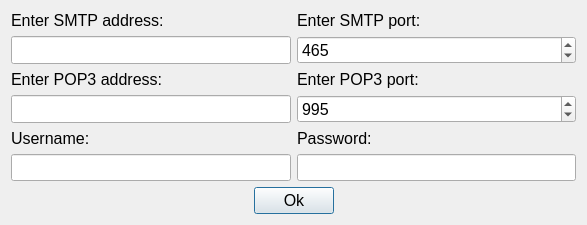
<?xml version="1.0" encoding="UTF-8"?>
<ui version="4.0">
 <class>PortDialog</class>
 <widget class="QDialog" name="PortDialog">
  <property name="geometry">
   <rect>
    <x>0</x>
    <y>0</y>
    <width>587</width>
    <height>221</height>
   </rect>
  </property>
  <property name="sizePolicy">
   <sizepolicy hsizetype="Preferred" vsizetype="Preferred">
    <horstretch>0</horstretch>
    <verstretch>0</verstretch>
   </sizepolicy>
  </property>
  <property name="font">
   <font>
    <pointsize>12</pointsize>
   </font>
  </property>
  <property name="windowTitle">
   <string>Log in</string>
  </property>
  <layout class="QGridLayout" name="gridLayout" rowstretch="5,5,5,1">
   <item row="2" column="1">
    <layout class="QVBoxLayout" name="verticalLayout_4">
     <item>
      <widget class="QLabel" name="label_4">
       <property name="font">
        <font>
         <pointsize>12</pointsize>
        </font>
       </property>
       <property name="text">
        <string>Password:</string>
       </property>
      </widget>
     </item>
     <item>
      <widget class="QLineEdit" name="password">
       <property name="sizePolicy">
        <sizepolicy hsizetype="Expanding" vsizetype="Expanding">
         <horstretch>0</horstretch>
         <verstretch>0</verstretch>
        </sizepolicy>
       </property>
       <property name="font">
        <font>
         <pointsize>12</pointsize>
        </font>
       </property>
       <property name="echoMode">
        <enum>QLineEdit::Password</enum>
       </property>
      </widget>
     </item>
    </layout>
   </item>
   <item row="0" column="0">
    <layout class="QVBoxLayout" name="verticalLayout">
     <item>
      <widget class="QLabel" name="label">
       <property name="sizePolicy">
        <sizepolicy hsizetype="Preferred" vsizetype="Fixed">
         <horstretch>0</horstretch>
         <verstretch>0</verstretch>
        </sizepolicy>
       </property>
       <property name="font">
        <font>
         <pointsize>12</pointsize>
        </font>
       </property>
       <property name="text">
        <string>Enter SMTP address:</string>
       </property>
      </widget>
     </item>
     <item>
      <widget class="QLineEdit" name="smtpAddress">
       <property name="sizePolicy">
        <sizepolicy hsizetype="Expanding" vsizetype="Expanding">
         <horstretch>0</horstretch>
         <verstretch>0</verstretch>
        </sizepolicy>
       </property>
       <property name="font">
        <font>
         <pointsize>12</pointsize>
        </font>
       </property>
      </widget>
     </item>
    </layout>
   </item>
   <item row="2" column="0">
    <layout class="QVBoxLayout" name="verticalLayout_3">
     <item>
      <widget class="QLabel" name="label_3">
       <property name="font">
        <font>
         <pointsize>12</pointsize>
        </font>
       </property>
       <property name="text">
        <string>Username:</string>
       </property>
      </widget>
     </item>
     <item>
      <widget class="QLineEdit" name="username">
       <property name="sizePolicy">
        <sizepolicy hsizetype="Expanding" vsizetype="Expanding">
         <horstretch>0</horstretch>
         <verstretch>0</verstretch>
        </sizepolicy>
       </property>
       <property name="font">
        <font>
         <pointsize>12</pointsize>
        </font>
       </property>
      </widget>
     </item>
    </layout>
   </item>
   <item row="0" column="1">
    <layout class="QVBoxLayout" name="verticalLayout_2">
     <item>
      <widget class="QLabel" name="label_2">
       <property name="sizePolicy">
        <sizepolicy hsizetype="Preferred" vsizetype="Fixed">
         <horstretch>0</horstretch>
         <verstretch>0</verstretch>
        </sizepolicy>
       </property>
       <property name="font">
        <font>
         <pointsize>12</pointsize>
        </font>
       </property>
       <property name="text">
        <string>Enter SMTP port:</string>
       </property>
      </widget>
     </item>
     <item>
      <widget class="QSpinBox" name="smtpPort">
       <property name="sizePolicy">
        <sizepolicy hsizetype="Minimum" vsizetype="Expanding">
         <horstretch>0</horstretch>
         <verstretch>0</verstretch>
        </sizepolicy>
       </property>
       <property name="font">
        <font>
         <pointsize>12</pointsize>
        </font>
       </property>
       <property name="minimum">
        <number>1</number>
       </property>
       <property name="maximum">
        <number>65535</number>
       </property>
       <property name="value">
        <number>465</number>
       </property>
      </widget>
     </item>
    </layout>
   </item>
   <item row="3" column="0" colspan="2">
    <layout class="QHBoxLayout" name="horizontalLayout">
     <item>
      <spacer name="horizontalSpacer">
       <property name="orientation">
        <enum>Qt::Horizontal</enum>
       </property>
       <property name="sizeHint" stdset="0">
        <size>
         <width>40</width>
         <height>20</height>
        </size>
       </property>
      </spacer>
     </item>
     <item>
      <widget class="QPushButton" name="ok">
       <property name="font">
        <font>
         <pointsize>12</pointsize>
        </font>
       </property>
       <property name="text">
        <string>Ok</string>
       </property>
      </widget>
     </item>
     <item>
      <spacer name="horizontalSpacer_2">
       <property name="orientation">
        <enum>Qt::Horizontal</enum>
       </property>
       <property name="sizeHint" stdset="0">
        <size>
         <width>40</width>
         <height>20</height>
        </size>
       </property>
      </spacer>
     </item>
    </layout>
   </item>
   <item row="1" column="0">
    <layout class="QVBoxLayout" name="verticalLayout_7">
     <item>
      <widget class="QLabel" name="label_5">
       <property name="font">
        <font>
         <pointsize>12</pointsize>
        </font>
       </property>
       <property name="text">
        <string>Enter POP3 address:</string>
       </property>
      </widget>
     </item>
     <item>
      <widget class="QLineEdit" name="popAddress">
       <property name="sizePolicy">
        <sizepolicy hsizetype="Expanding" vsizetype="Expanding">
         <horstretch>0</horstretch>
         <verstretch>0</verstretch>
        </sizepolicy>
       </property>
       <property name="font">
        <font>
         <pointsize>12</pointsize>
        </font>
       </property>
      </widget>
     </item>
    </layout>
   </item>
   <item row="1" column="1">
    <layout class="QVBoxLayout" name="verticalLayout_8">
     <item>
      <widget class="QLabel" name="label_6">
       <property name="font">
        <font>
         <pointsize>12</pointsize>
        </font>
       </property>
       <property name="text">
        <string>Enter POP3 port:</string>
       </property>
      </widget>
     </item>
     <item>
      <widget class="QSpinBox" name="popPort">
       <property name="sizePolicy">
        <sizepolicy hsizetype="Minimum" vsizetype="Expanding">
         <horstretch>0</horstretch>
         <verstretch>0</verstretch>
        </sizepolicy>
       </property>
       <property name="font">
        <font>
         <pointsize>12</pointsize>
        </font>
       </property>
       <property name="maximum">
        <number>65535</number>
       </property>
       <property name="value">
        <number>995</number>
       </property>
      </widget>
     </item>
    </layout>
   </item>
  </layout>
 </widget>
 <resources/>
 <connections/>
</ui>
